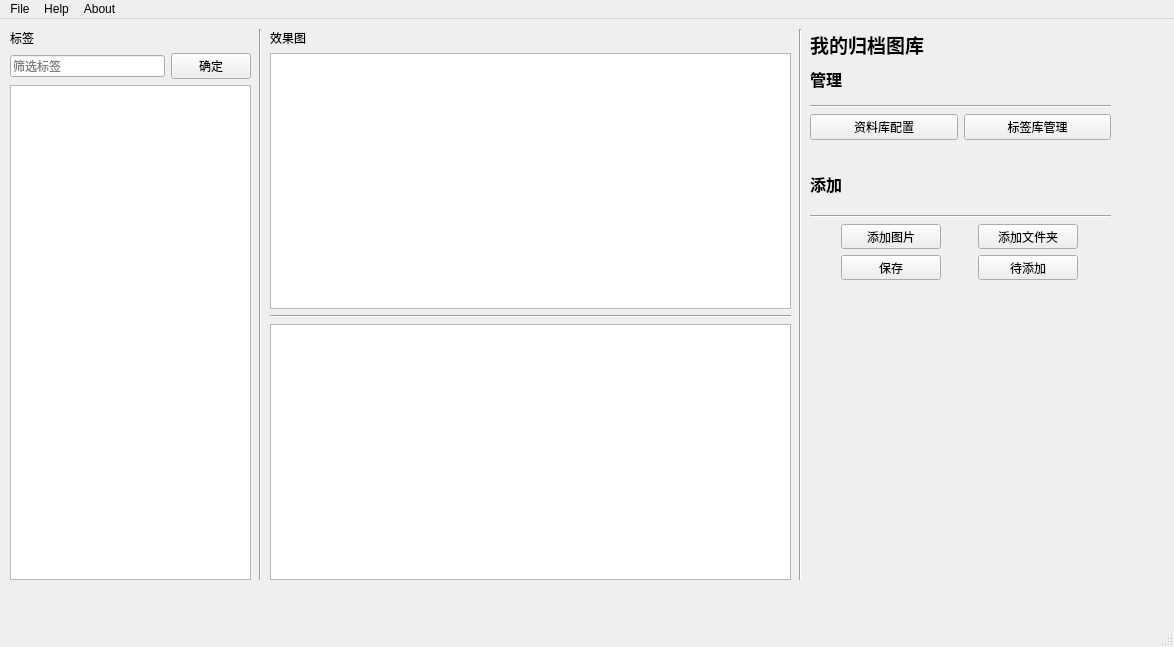
<?xml version="1.0" encoding="UTF-8"?>
<ui version="4.0">
 <class>mainWindow</class>
 <widget class="QMainWindow" name="mainWindow">
  <property name="enabled">
   <bool>true</bool>
  </property>
  <property name="geometry">
   <rect>
    <x>0</x>
    <y>0</y>
    <width>1174</width>
    <height>647</height>
   </rect>
  </property>
  <property name="minimumSize">
   <size>
    <width>955</width>
    <height>480</height>
   </size>
  </property>
  <property name="maximumSize">
   <size>
    <width>100000</width>
    <height>100000</height>
   </size>
  </property>
  <property name="windowTitle">
   <string>图库</string>
  </property>
  <widget class="QWidget" name="centralwidget">
   <widget class="QWidget" name="verticalLayoutWidget">
    <property name="geometry">
     <rect>
      <x>10</x>
      <y>10</y>
      <width>241</width>
      <height>551</height>
     </rect>
    </property>
    <layout class="QVBoxLayout" name="verticalLayoutLeft">
     <item>
      <widget class="QLabel" name="labelBq">
       <property name="text">
        <string>标签</string>
       </property>
      </widget>
     </item>
     <item>
      <layout class="QHBoxLayout" name="horizontalLayout_3">
       <item>
        <widget class="QLineEdit" name="lineEditBq">
         <property name="placeholderText">
          <string>筛选标签</string>
         </property>
        </widget>
       </item>
       <item>
        <widget class="QPushButton" name="OkPushButton">
         <property name="text">
          <string>确定</string>
         </property>
        </widget>
       </item>
      </layout>
     </item>
     <item>
      <widget class="QListView" name="listBqView"/>
     </item>
    </layout>
   </widget>
   <widget class="QWidget" name="verticalLayoutWidget_2">
    <property name="geometry">
     <rect>
      <x>270</x>
      <y>10</y>
      <width>521</width>
      <height>551</height>
     </rect>
    </property>
    <layout class="QVBoxLayout" name="verticalLayout">
     <item>
      <widget class="QLabel" name="label_3">
       <property name="text">
        <string>效果图</string>
       </property>
      </widget>
     </item>
     <item>
      <widget class="QTableWidget" name="imagePutTableWidget"/>
     </item>
     <item>
      <widget class="Line" name="line_5">
       <property name="orientation">
        <enum>Qt::Horizontal</enum>
       </property>
      </widget>
     </item>
     <item>
      <widget class="QTableWidget" name="tableWidget"/>
     </item>
    </layout>
   </widget>
   <widget class="QWidget" name="verticalLayoutWidget_3">
    <property name="geometry">
     <rect>
      <x>810</x>
      <y>40</y>
      <width>301</width>
      <height>81</height>
     </rect>
    </property>
    <layout class="QVBoxLayout" name="verticalLayout_2">
     <item>
      <widget class="QLabel" name="label2">
       <property name="text">
        <string>&lt;html&gt;&lt;head/&gt;&lt;body&gt;&lt;p&gt;&lt;span style=&quot; font-size:12pt; font-weight:600;&quot;&gt;管理&lt;/span&gt;&lt;/p&gt;&lt;/body&gt;&lt;/html&gt;</string>
       </property>
      </widget>
     </item>
     <item>
      <widget class="Line" name="line_3">
       <property name="orientation">
        <enum>Qt::Horizontal</enum>
       </property>
      </widget>
     </item>
     <item>
      <layout class="QHBoxLayout" name="horizontalLayout">
       <item>
        <widget class="QPushButton" name="ZlkpzPushButton">
         <property name="text">
          <string>资料库配置</string>
         </property>
        </widget>
       </item>
       <item>
        <widget class="QPushButton" name="BqyglPushButton">
         <property name="text">
          <string>标签库管理</string>
         </property>
        </widget>
       </item>
      </layout>
     </item>
    </layout>
   </widget>
   <widget class="QLabel" name="label">
    <property name="geometry">
     <rect>
      <x>810</x>
      <y>10</y>
      <width>301</width>
      <height>31</height>
     </rect>
    </property>
    <property name="text">
     <string>&lt;html&gt;&lt;head/&gt;&lt;body&gt;&lt;p&gt;&lt;span style=&quot; font-size:14pt; font-weight:600;&quot;&gt;我的归档图库&lt;/span&gt;&lt;/p&gt;&lt;/body&gt;&lt;/html&gt;</string>
    </property>
   </widget>
   <widget class="Line" name="line">
    <property name="geometry">
     <rect>
      <x>250</x>
      <y>10</y>
      <width>20</width>
      <height>551</height>
     </rect>
    </property>
    <property name="orientation">
     <enum>Qt::Vertical</enum>
    </property>
   </widget>
   <widget class="Line" name="line_2">
    <property name="geometry">
     <rect>
      <x>790</x>
      <y>10</y>
      <width>20</width>
      <height>551</height>
     </rect>
    </property>
    <property name="orientation">
     <enum>Qt::Vertical</enum>
    </property>
   </widget>
   <widget class="QWidget" name="verticalLayoutWidget_4">
    <property name="geometry">
     <rect>
      <x>810</x>
      <y>140</y>
      <width>301</width>
      <height>121</height>
     </rect>
    </property>
    <layout class="QVBoxLayout" name="verticalLayout_3">
     <item>
      <widget class="QLabel" name="label_2">
       <property name="text">
        <string>&lt;html&gt;&lt;head/&gt;&lt;body&gt;&lt;p&gt;&lt;span style=&quot; font-size:12pt; font-weight:600;&quot;&gt;添加&lt;/span&gt;&lt;/p&gt;&lt;/body&gt;&lt;/html&gt;</string>
       </property>
      </widget>
     </item>
     <item>
      <widget class="Line" name="line_4">
       <property name="orientation">
        <enum>Qt::Horizontal</enum>
       </property>
      </widget>
     </item>
     <item>
      <layout class="QHBoxLayout" name="horizontalLayout_2">
       <item>
        <widget class="QPushButton" name="loadImagePushButton">
         <property name="minimumSize">
          <size>
           <width>100</width>
           <height>0</height>
          </size>
         </property>
         <property name="maximumSize">
          <size>
           <width>100</width>
           <height>25</height>
          </size>
         </property>
         <property name="text">
          <string>添加图片</string>
         </property>
        </widget>
       </item>
       <item>
        <widget class="QPushButton" name="importFolderPushButton">
         <property name="maximumSize">
          <size>
           <width>100</width>
           <height>25</height>
          </size>
         </property>
         <property name="text">
          <string>添加文件夹</string>
         </property>
         <property name="iconSize">
          <size>
           <width>16</width>
           <height>16</height>
          </size>
         </property>
        </widget>
       </item>
      </layout>
     </item>
     <item>
      <layout class="QHBoxLayout" name="horizontalLayout_4">
       <item>
        <widget class="QPushButton" name="savePicturePushButton">
         <property name="minimumSize">
          <size>
           <width>100</width>
           <height>0</height>
          </size>
         </property>
         <property name="maximumSize">
          <size>
           <width>100</width>
           <height>25</height>
          </size>
         </property>
         <property name="text">
          <string>保存</string>
         </property>
        </widget>
       </item>
       <item>
        <widget class="QPushButton" name="waiting1">
         <property name="maximumSize">
          <size>
           <width>100</width>
           <height>25</height>
          </size>
         </property>
         <property name="text">
          <string>待添加</string>
         </property>
         <property name="iconSize">
          <size>
           <width>16</width>
           <height>16</height>
          </size>
         </property>
        </widget>
       </item>
      </layout>
     </item>
    </layout>
   </widget>
  </widget>
  <widget class="QMenuBar" name="menubar">
   <property name="geometry">
    <rect>
     <x>0</x>
     <y>0</y>
     <width>1174</width>
     <height>23</height>
    </rect>
   </property>
   <widget class="QMenu" name="menuFile">
    <property name="title">
     <string>File</string>
    </property>
    <widget class="QMenu" name="menuImport">
     <property name="title">
      <string>Import </string>
     </property>
     <addaction name="actionimport_file"/>
     <addaction name="actionimport_folder"/>
    </widget>
    <addaction name="actionOpen"/>
    <addaction name="actionSave"/>
    <addaction name="separator"/>
    <addaction name="menuImport"/>
   </widget>
   <widget class="QMenu" name="menuabout">
    <property name="title">
     <string>About</string>
    </property>
    <addaction name="actionProject"/>
    <addaction name="actionRegistered"/>
   </widget>
   <widget class="QMenu" name="menuHelp">
    <property name="title">
     <string>Help</string>
    </property>
   </widget>
   <addaction name="menuFile"/>
   <addaction name="menuHelp"/>
   <addaction name="menuabout"/>
  </widget>
  <widget class="QStatusBar" name="statusbar"/>
  <action name="actionProject">
   <property name="text">
    <string>Project</string>
   </property>
  </action>
  <action name="actionRegistered">
   <property name="text">
    <string>Registered</string>
   </property>
  </action>
  <action name="actionOpen">
   <property name="text">
    <string>Open Data</string>
   </property>
  </action>
  <action name="actionSave">
   <property name="text">
    <string>Save Data</string>
   </property>
   <property name="shortcut">
    <string>Ctrl+S</string>
   </property>
  </action>
  <action name="actionimport_file">
   <property name="text">
    <string>import file</string>
   </property>
  </action>
  <action name="actionimport_folder">
   <property name="text">
    <string>import folder</string>
   </property>
  </action>
 </widget>
 <resources/>
 <connections/>
</ui>
